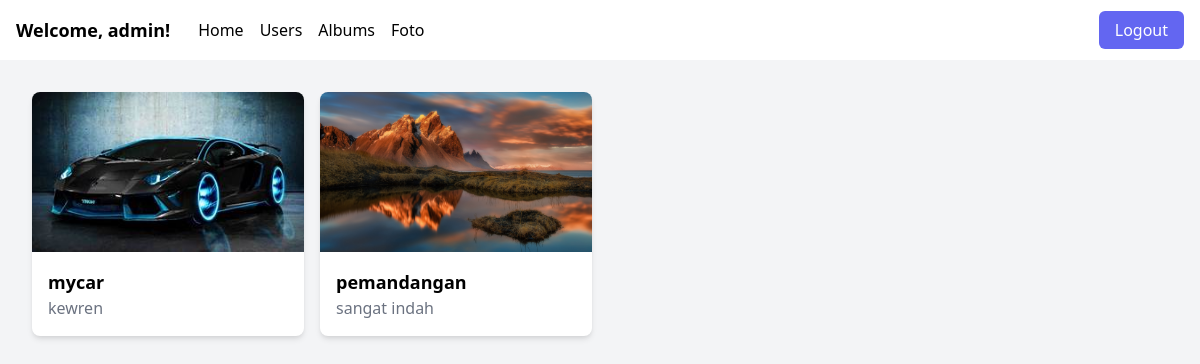
The app's page /album_detail.php?album_id=30 (signed in) with its own data.
### tables this page shows
CREATE TABLE `photos` (
  `photo_id` int(11) NOT NULL,
  `user_id` int(11) NOT NULL,
  `album_id` int(11) NOT NULL,
  `title` varchar(100) NOT NULL,
  `description` text NOT NULL,
  `image_path` varchar(255) NOT NULL,
  `created_at` timestamp NOT NULL DEFAULT current_timestamp() ON UPDATE current_timestamp()
);

### album_detail.php (the view, shortened to what this page needs)
<?php
require_once('koneksi.php');
$album_id = $_GET['album_id'];
$query_photos = "SELECT * FROM photos";
$result_photos = mysqli_query($conn, $query_photos);
$photos = [];
while ($row = mysqli_fetch_assoc($result_photos)) {
    $photos[] = $row;
}
?>
<!DOCTYPE html>
<html lang="en">
<head>
    <link href="https://cdn.jsdelivr.net/npm/tailwindcss@2.2.19/dist/tailwind.min.css" rel="stylesheet">
    <link href="https://cdnjs.cloudflare.com/ajax/libs/lightbox2/2.11.3/css/lightbox.min.css" rel="stylesheet">
</head>
<body class="bg-gray-100">
<?php  include 'navbar_admin.php';  ?>
    <div class="grid grid-cols-2 md:grid-cols-3 lg:grid-cols-4 gap-4 p-8">
    <?php foreach ($photos as $photo) : ?>
        <?php if ($photo['album_id'] == $album_id) : ?>
            <a href="uploads/<?php echo $photo['image_path']; ?>" data-lightbox="photos" data-title="<?php echo $photo['title']; ?>">
                <div class="mb-4">
                    <div class="overflow-hidden rounded-lg shadow-md hover:shadow-lg  bg-white">
                        <div class="bg-cover bg-center h-40" style="background-image: url('uploads/<?php echo $photo['image_path']; ?>');">
                        </div>
                        <div class="p-4">
                            <h3 class="text-lg font-semibold"><?php echo $photo['title']; ?></h3>
                            <p class="text-gray-500"><?php echo $photo['description']; ?></p>
                        </div>
                    </div>
                </div>
            </a>
        <?php endif; ?>
    <?php endforeach; ?>
</div>
</body>
</html>

### records on screen
photos: title "mycar", description "kewren"
photos: image_path (picture), title "pemandangan", description "sangat indah"

### other values on screen
$_SESSION['username'] "admin"
